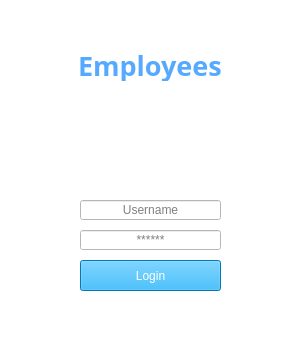
<?xml version="1.0" encoding="UTF-8"?>
<ui version="4.0">
 <class>Form</class>
 <widget class="QWidget" name="Form">
  <property name="geometry">
   <rect>
    <x>0</x>
    <y>0</y>
    <width>300</width>
    <height>350</height>
   </rect>
  </property>
  <property name="windowTitle">
   <string>Login</string>
  </property>
  <property name="windowIcon">
   <iconset resource="../resources/employees.qrc">
    <normaloff>:/icons/svg/boss.svg</normaloff>:/icons/svg/boss.svg</iconset>
  </property>
  <property name="styleSheet">
   <string notr="true">background-color: rgb(255, 255, 255);</string>
  </property>
  <widget class="QLabel" name="label">
   <property name="geometry">
    <rect>
     <x>98</x>
     <y>90</y>
     <width>104</width>
     <height>104</height>
    </rect>
   </property>
   <property name="text">
    <string/>
   </property>
   <property name="pixmap">
    <pixmap resource="../resources/employees.qrc">:/icons/svg/network.svg</pixmap>
   </property>
   <property name="scaledContents">
    <bool>true</bool>
   </property>
  </widget>
  <widget class="QLineEdit" name="lineEdit">
   <property name="geometry">
    <rect>
     <x>80</x>
     <y>200</y>
     <width>141</width>
     <height>20</height>
    </rect>
   </property>
   <property name="alignment">
    <set>Qt::AlignCenter</set>
   </property>
   <property name="placeholderText">
    <string>Username</string>
   </property>
  </widget>
  <widget class="QLineEdit" name="lineEdit_2">
   <property name="geometry">
    <rect>
     <x>80</x>
     <y>230</y>
     <width>141</width>
     <height>20</height>
    </rect>
   </property>
   <property name="echoMode">
    <enum>QLineEdit::Password</enum>
   </property>
   <property name="alignment">
    <set>Qt::AlignCenter</set>
   </property>
   <property name="placeholderText">
    <string>******</string>
   </property>
  </widget>
  <widget class="QPushButton" name="pushButton">
   <property name="geometry">
    <rect>
     <x>80</x>
     <y>260</y>
     <width>141</width>
     <height>31</height>
    </rect>
   </property>
   <property name="layoutDirection">
    <enum>Qt::LeftToRight</enum>
   </property>
   <property name="styleSheet">
    <string notr="true">background-color: rgb(0, 170, 255);
font: 8pt &quot;Lucida Sans Unicode&quot;;
color: rgb(255, 255, 255);</string>
   </property>
   <property name="text">
    <string>Login</string>
   </property>
   <property name="iconSize">
    <size>
     <width>32</width>
     <height>32</height>
    </size>
   </property>
   <property name="flat">
    <bool>false</bool>
   </property>
  </widget>
  <widget class="QLabel" name="label_2">
   <property name="geometry">
    <rect>
     <x>78</x>
     <y>50</y>
     <width>151</width>
     <height>31</height>
    </rect>
   </property>
   <property name="font">
    <font>
     <family>Fira Mono</family>
     <pointsize>20</pointsize>
     <weight>75</weight>
     <bold>true</bold>
    </font>
   </property>
   <property name="styleSheet">
    <string notr="true">color: rgb(85, 170, 255);</string>
   </property>
   <property name="text">
    <string>Employees</string>
   </property>
  </widget>
 </widget>
 <resources>
  <include location="../resources/employees.qrc"/>
  <include location="resources/employees.qrc"/>
 </resources>
 <connections>
  <connection>
   <sender>lineEdit_2</sender>
   <signal>returnPressed()</signal>
   <receiver>pushButton</receiver>
   <slot>animateClick()</slot>
   <hints>
    <hint type="sourcelabel">
     <x>122</x>
     <y>219</y>
    </hint>
    <hint type="destinationlabel">
     <x>122</x>
     <y>255</y>
    </hint>
   </hints>
  </connection>
  <connection>
   <sender>lineEdit</sender>
   <signal>returnPressed()</signal>
   <receiver>lineEdit_2</receiver>
   <slot>setFocus()</slot>
   <hints>
    <hint type="sourcelabel">
     <x>115</x>
     <y>195</y>
    </hint>
    <hint type="destinationlabel">
     <x>122</x>
     <y>219</y>
    </hint>
   </hints>
  </connection>
 </connections>
</ui>
